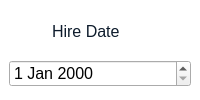
                       <widget class="QFrame" name="horizontalFrame_2">
                        <property name="sizePolicy">
                         <sizepolicy hsizetype="Preferred" vsizetype="Fixed">
                          <horstretch>0</horstretch>
                          <verstretch>0</verstretch>
                         </sizepolicy>
                        </property>
                        <property name="styleSheet">
                         <string notr="true">QLabel{
	color: rgb(14, 28, 44);
	background-color: none;
}
QFrame{
background-color: rgb(255, 255, 255);
border-radius: 10px;
}
QLineEdit{
border: none;
background-color: rgb(255, 255, 255);
}</string>
                        </property>
                        <layout class="QVBoxLayout" name="verticalLayout_8">
                         <property name="leftMargin">
                          <number>9</number>
                         </property>
                         <property name="topMargin">
                          <number>9</number>
                         </property>
                         <property name="rightMargin">
                          <number>9</number>
                         </property>
                         <property name="bottomMargin">
                          <number>9</number>
                         </property>
                         <item>
                          <widget class="QFrame" name="frame">
                           <property name="sizePolicy">
                            <sizepolicy hsizetype="Preferred" vsizetype="Fixed">
                             <horstretch>0</horstretch>
                             <verstretch>0</verstretch>
                            </sizepolicy>
                           </property>
                           <layout class="QHBoxLayout" name="horizontalLayout_10">
                            <item>
                             <widget class="QLabel" name="label_13">
                              <property name="sizePolicy">
                               <sizepolicy hsizetype="Fixed" vsizetype="Fixed">
                                <horstretch>0</horstretch>
                                <verstretch>0</verstretch>
                               </sizepolicy>
                              </property>
                              <property name="maximumSize">
                               <size>
                                <width>28</width>
                                <height>28</height>
                               </size>
                              </property>
                              <property name="text">
                               <string/>
                              </property>
                              <property name="pixmap">
                               <pixmap resource="resources.qrc">:/resources/employee-icons/hire_date.svg</pixmap>
                              </property>
                              <property name="scaledContents">
                               <bool>true</bool>
                              </property>
                             </widget>
                            </item>
                            <item>
                             <widget class="QLabel" name="label_14">
                              <property name="sizePolicy">
                               <sizepolicy hsizetype="Preferred" vsizetype="Fixed">
                                <horstretch>0</horstretch>
                                <verstretch>0</verstretch>
                               </sizepolicy>
                              </property>
                              <property name="font">
                               <font>
                                <pointsize>12</pointsize>
                               </font>
                              </property>
                              <property name="styleSheet">
                               <string notr="true">color: rgb(14, 28, 44);</string>
                              </property>
                              <property name="text">
                               <string>Hire Date</string>
                              </property>
                             </widget>
                            </item>
                           </layout>
                          </widget>
                         </item>
                         <item>
                          <widget class="QDateEdit" name="hireDate_dateEdit">
                           <property name="font">
                            <font>
                             <pointsize>12</pointsize>
                            </font>
                           </property>
                          </widget>
                         </item>
                        </layout>
                       </widget>
